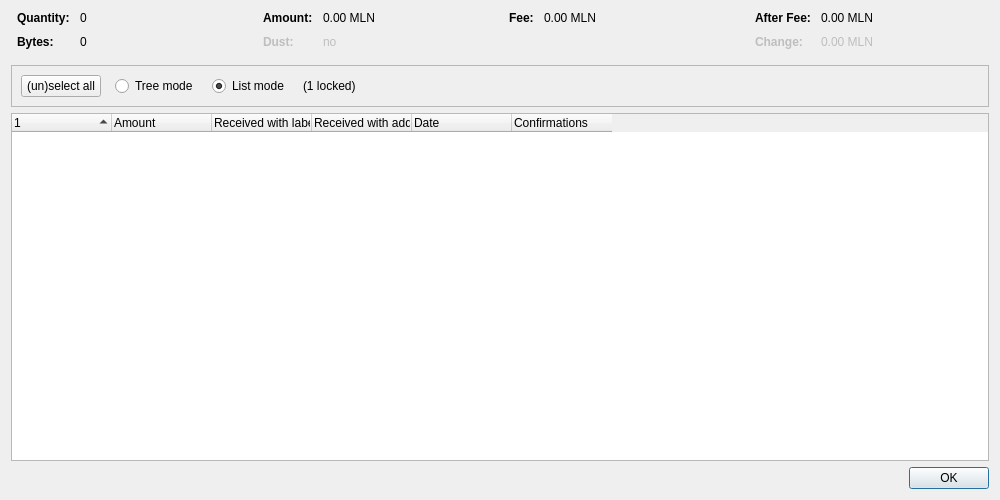
<?xml version="1.0" encoding="UTF-8"?>
<ui version="4.0">
 <class>CoinControlDialog</class>
 <widget class="QDialog" name="CoinControlDialog">
  <property name="geometry">
   <rect>
    <x>0</x>
    <y>0</y>
    <width>1000</width>
    <height>500</height>
   </rect>
  </property>
  <property name="windowTitle">
   <string>Coin Selection</string>
  </property>
  <layout class="QVBoxLayout" name="verticalLayout">
   <item>
    <layout class="QHBoxLayout" name="horizontalLayoutTop" stretch="0,0,0,0">
     <property name="topMargin">
      <number>0</number>
     </property>
     <property name="bottomMargin">
      <number>10</number>
     </property>
     <item>
      <layout class="QFormLayout" name="formLayoutCoinControl1">
       <property name="horizontalSpacing">
        <number>10</number>
       </property>
       <property name="verticalSpacing">
        <number>10</number>
       </property>
       <property name="leftMargin">
        <number>6</number>
       </property>
       <property name="rightMargin">
        <number>6</number>
       </property>
       <item row="0" column="0">
        <widget class="QLabel" name="labelCoinControlQuantityText">
         <property name="font">
          <font>
           <weight>75</weight>
           <bold>true</bold>
          </font>
         </property>
         <property name="text">
          <string>Quantity:</string>
         </property>
        </widget>
       </item>
       <item row="0" column="1">
        <widget class="QLabel" name="labelCoinControlQuantity">
         <property name="cursor">
          <cursorShape>IBeamCursor</cursorShape>
         </property>
         <property name="contextMenuPolicy">
          <enum>Qt::ActionsContextMenu</enum>
         </property>
         <property name="text">
          <string notr="true">0</string>
         </property>
         <property name="textInteractionFlags">
          <set>Qt::LinksAccessibleByMouse|Qt::TextSelectableByKeyboard|Qt::TextSelectableByMouse</set>
         </property>
        </widget>
       </item>
       <item row="1" column="0">
        <widget class="QLabel" name="labelCoinControlBytesText">
         <property name="font">
          <font>
           <weight>75</weight>
           <bold>true</bold>
          </font>
         </property>
         <property name="text">
          <string>Bytes:</string>
         </property>
        </widget>
       </item>
       <item row="1" column="1">
        <widget class="QLabel" name="labelCoinControlBytes">
         <property name="cursor">
          <cursorShape>IBeamCursor</cursorShape>
         </property>
         <property name="contextMenuPolicy">
          <enum>Qt::ActionsContextMenu</enum>
         </property>
         <property name="text">
          <string notr="true">0</string>
         </property>
         <property name="textInteractionFlags">
          <set>Qt::LinksAccessibleByMouse|Qt::TextSelectableByKeyboard|Qt::TextSelectableByMouse</set>
         </property>
        </widget>
       </item>
      </layout>
     </item>
     <item>
      <layout class="QFormLayout" name="formLayoutCoinControl2">
       <property name="horizontalSpacing">
        <number>10</number>
       </property>
       <property name="verticalSpacing">
        <number>10</number>
       </property>
       <property name="leftMargin">
        <number>6</number>
       </property>
       <property name="rightMargin">
        <number>6</number>
       </property>
       <item row="0" column="0">
        <widget class="QLabel" name="labelCoinControlAmountText">
         <property name="font">
          <font>
           <weight>75</weight>
           <bold>true</bold>
          </font>
         </property>
         <property name="text">
          <string>Amount:</string>
         </property>
        </widget>
       </item>
       <item row="0" column="1">
        <widget class="QLabel" name="labelCoinControlAmount">
         <property name="cursor">
          <cursorShape>IBeamCursor</cursorShape>
         </property>
         <property name="contextMenuPolicy">
          <enum>Qt::ActionsContextMenu</enum>
         </property>
         <property name="text">
          <string notr="true">0.00 MLN</string>
         </property>
         <property name="textInteractionFlags">
          <set>Qt::LinksAccessibleByMouse|Qt::TextSelectableByKeyboard|Qt::TextSelectableByMouse</set>
         </property>
        </widget>
       </item>
       <item row="1" column="0">
        <widget class="QLabel" name="labelCoinControlLowOutputText">
         <property name="enabled">
          <bool>false</bool>
         </property>
         <property name="font">
          <font>
           <weight>75</weight>
           <bold>true</bold>
          </font>
         </property>
         <property name="text">
          <string>Dust:</string>
         </property>
        </widget>
       </item>
       <item row="1" column="1">
        <widget class="QLabel" name="labelCoinControlLowOutput">
         <property name="enabled">
          <bool>false</bool>
         </property>
         <property name="cursor">
          <cursorShape>IBeamCursor</cursorShape>
         </property>
         <property name="contextMenuPolicy">
          <enum>Qt::ActionsContextMenu</enum>
         </property>
         <property name="text">
          <string notr="true">no</string>
         </property>
         <property name="textInteractionFlags">
          <set>Qt::LinksAccessibleByMouse|Qt::TextSelectableByKeyboard|Qt::TextSelectableByMouse</set>
         </property>
        </widget>
       </item>
      </layout>
     </item>
     <item>
      <layout class="QFormLayout" name="formLayoutCoinControl3">
       <property name="horizontalSpacing">
        <number>10</number>
       </property>
       <property name="verticalSpacing">
        <number>10</number>
       </property>
       <property name="leftMargin">
        <number>6</number>
       </property>
       <property name="rightMargin">
        <number>6</number>
       </property>
       <item row="0" column="0">
        <widget class="QLabel" name="labelCoinControlFeeText">
         <property name="font">
          <font>
           <weight>75</weight>
           <bold>true</bold>
          </font>
         </property>
         <property name="text">
          <string>Fee:</string>
         </property>
        </widget>
       </item>
       <item row="0" column="1">
        <widget class="QLabel" name="labelCoinControlFee">
         <property name="cursor">
          <cursorShape>IBeamCursor</cursorShape>
         </property>
         <property name="contextMenuPolicy">
          <enum>Qt::ActionsContextMenu</enum>
         </property>
         <property name="text">
          <string notr="true">0.00 MLN</string>
         </property>
         <property name="textInteractionFlags">
          <set>Qt::LinksAccessibleByMouse|Qt::TextSelectableByKeyboard|Qt::TextSelectableByMouse</set>
         </property>
        </widget>
       </item>
      </layout>
     </item>
     <item>
      <layout class="QFormLayout" name="formLayoutCoinControl4">
       <property name="horizontalSpacing">
        <number>10</number>
       </property>
       <property name="verticalSpacing">
        <number>10</number>
       </property>
       <property name="leftMargin">
        <number>6</number>
       </property>
       <property name="rightMargin">
        <number>6</number>
       </property>
       <item row="0" column="0">
        <widget class="QLabel" name="labelCoinControlAfterFeeText">
         <property name="font">
          <font>
           <weight>75</weight>
           <bold>true</bold>
          </font>
         </property>
         <property name="text">
          <string>After Fee:</string>
         </property>
        </widget>
       </item>
       <item row="0" column="1">
        <widget class="QLabel" name="labelCoinControlAfterFee">
         <property name="cursor">
          <cursorShape>IBeamCursor</cursorShape>
         </property>
         <property name="contextMenuPolicy">
          <enum>Qt::ActionsContextMenu</enum>
         </property>
         <property name="text">
          <string notr="true">0.00 MLN</string>
         </property>
         <property name="textInteractionFlags">
          <set>Qt::LinksAccessibleByMouse|Qt::TextSelectableByKeyboard|Qt::TextSelectableByMouse</set>
         </property>
        </widget>
       </item>
       <item row="1" column="0">
        <widget class="QLabel" name="labelCoinControlChangeText">
         <property name="enabled">
          <bool>false</bool>
         </property>
         <property name="font">
          <font>
           <weight>75</weight>
           <bold>true</bold>
          </font>
         </property>
         <property name="text">
          <string>Change:</string>
         </property>
        </widget>
       </item>
       <item row="1" column="1">
        <widget class="QLabel" name="labelCoinControlChange">
         <property name="enabled">
          <bool>false</bool>
         </property>
         <property name="cursor">
          <cursorShape>IBeamCursor</cursorShape>
         </property>
         <property name="contextMenuPolicy">
          <enum>Qt::ActionsContextMenu</enum>
         </property>
         <property name="text">
          <string notr="true">0.00 MLN</string>
         </property>
         <property name="textInteractionFlags">
          <set>Qt::LinksAccessibleByMouse|Qt::TextSelectableByKeyboard|Qt::TextSelectableByMouse</set>
         </property>
        </widget>
       </item>
      </layout>
     </item>
    </layout>
   </item>
   <item>
    <widget class="QFrame" name="frame">
     <property name="minimumSize">
      <size>
       <width>0</width>
       <height>40</height>
      </size>
     </property>
     <property name="frameShape">
      <enum>QFrame::StyledPanel</enum>
     </property>
     <property name="frameShadow">
      <enum>QFrame::Sunken</enum>
     </property>
     <layout class="QHBoxLayout" name="horizontalLayout">
      <item>
       <layout class="QHBoxLayout" name="horizontalLayoutPanel" stretch="0,0,0,0,0">
        <property name="spacing">
         <number>14</number>
        </property>
        <item>
         <widget class="QPushButton" name="pushButtonSelectAll">
          <property name="sizePolicy">
           <sizepolicy hsizetype="Maximum" vsizetype="Fixed">
            <horstretch>0</horstretch>
            <verstretch>0</verstretch>
           </sizepolicy>
          </property>
          <property name="text">
           <string>(un)select all</string>
          </property>
          <property name="autoDefault">
           <bool>false</bool>
          </property>
         </widget>
        </item>
        <item>
         <widget class="QRadioButton" name="radioTreeMode">
          <property name="sizePolicy">
           <sizepolicy hsizetype="Maximum" vsizetype="Fixed">
            <horstretch>0</horstretch>
            <verstretch>0</verstretch>
           </sizepolicy>
          </property>
          <property name="text">
           <string>Tree mode</string>
          </property>
         </widget>
        </item>
        <item>
         <widget class="QRadioButton" name="radioListMode">
          <property name="sizePolicy">
           <sizepolicy hsizetype="Maximum" vsizetype="Fixed">
            <horstretch>0</horstretch>
            <verstretch>0</verstretch>
           </sizepolicy>
          </property>
          <property name="text">
           <string>List mode</string>
          </property>
          <property name="checked">
           <bool>true</bool>
          </property>
         </widget>
        </item>
        <item>
         <widget class="QLabel" name="labelLocked">
          <property name="text">
           <string notr="true">(1 locked)</string>
          </property>
         </widget>
        </item>
        <item>
         <spacer name="horizontalSpacer">
          <property name="orientation">
           <enum>Qt::Horizontal</enum>
          </property>
          <property name="sizeHint" stdset="0">
           <size>
            <width>40</width>
            <height>20</height>
           </size>
          </property>
         </spacer>
        </item>
       </layout>
      </item>
     </layout>
    </widget>
   </item>
   <item>
    <widget class="CoinControlTreeWidget" name="treeWidget">
     <property name="contextMenuPolicy">
      <enum>Qt::CustomContextMenu</enum>
     </property>
     <property name="sortingEnabled">
      <bool>false</bool>
     </property>
     <property name="columnCount">
      <number>6</number>
     </property>
     <attribute name="headerShowSortIndicator" stdset="0">
      <bool>true</bool>
     </attribute>
     <attribute name="headerStretchLastSection">
      <bool>false</bool>
     </attribute>
     <column>
      <property name="text">
       <string/>
      </property>
     </column>
     <column>
      <property name="text">
       <string>Amount</string>
      </property>
     </column>
     <column>
      <property name="text">
       <string>Received with label</string>
      </property>
     </column>
     <column>
      <property name="text">
       <string>Received with address</string>
      </property>
     </column>
     <column>
      <property name="text">
       <string>Date</string>
      </property>
     </column>
     <column>
      <property name="text">
       <string>Confirmations</string>
      </property>
      <property name="toolTip">
       <string>Confirmed</string>
      </property>
     </column>
     <column>
      <property name="text">
       <string/>
      </property>
     </column>
     <column>
      <property name="text">
       <string/>
      </property>
     </column>
     <column>
      <property name="text">
       <string/>
      </property>
     </column>
     <column>
      <property name="text">
       <string/>
      </property>
     </column>
    </widget>
   </item>
   <item>
    <widget class="QDialogButtonBox" name="buttonBox">
     <property name="orientation">
      <enum>Qt::Horizontal</enum>
     </property>
     <property name="standardButtons">
      <set>QDialogButtonBox::Ok</set>
     </property>
    </widget>
   </item>
  </layout>
 </widget>
 <customwidgets>
  <customwidget>
   <class>CoinControlTreeWidget</class>
   <extends>QTreeWidget</extends>
   <header>qt/coincontroltreewidget.h</header>
  </customwidget>
 </customwidgets>
 <resources/>
 <connections/>
</ui>
